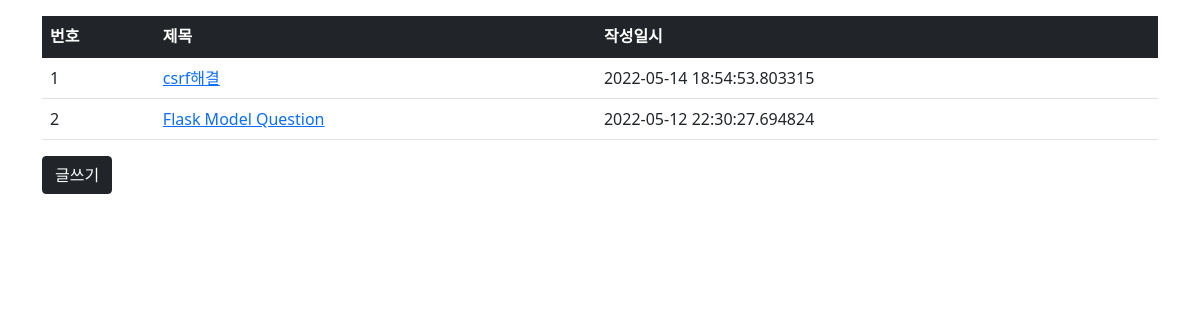
Page /question/list/ on the committed database.
### hy/models.py (models this page shows)
class Question(db.Model):
    id = db.Column(db.Integer, primary_key=True)
    subject = db.Column(db.String(200), nullable=False)
    content = db.Column(db.Text(), nullable=False)
    create_date = db.Column(db.DateTime(), nullable=False)

### hy/views/question_views.py (the view)
@bp.route("/list/")
def _list():
    question_list = Question.query.order_by(Question.create_date.desc())
    return render_template('question/question_list.html', question_list=question_list)

### hy/templates/question/question_list.html
{% extends 'base.html' %}
{% block content %}
<div class="container my-3">
    <table class="table">
        <thead>
            <tr class="table-dark">
                <th>번호</th>
                <th>제목</th>
                <th>작성일시</th>
            </tr>
        </thead>
        <tbody>
        {% if question_list %}
            {% for question in question_list %}
                <tr>
                    <td>{{ loop.index }}</td>
                    <td><a href="{{url_for('question.detail', question_id=question.id)}}">{{question.subject}}</a></td>
                    <td>{{ question.create_date }}</td>
                </tr>
            {%endfor%}
        {%else%}
            <tr>
                <td colspan="3">게시물이 없습니다.</td>
            </tr>
        {%endif%}
        </tbody>
    </table>
    <a href="{{url_for('question.create')}}" class="btn bg-dark border-dark border-dark btn-primary">글쓰기</a>
</div>
{% endblock %}

### rows in the picture
Question: subject "csrf해결", create_date "2022-05-14 18:54:53.803315"
Question: subject "Flask Model Question", create_date "2022-05-12 22:30:27.694824"
